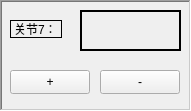
     <widget class="QFrame" name="robotframe7">
      <property name="enabled">
       <bool>true</bool>
      </property>
      <property name="geometry">
       <rect>
        <x>20</x>
        <y>150</y>
        <width>191</width>
        <height>111</height>
       </rect>
      </property>
      <property name="sizePolicy">
       <sizepolicy hsizetype="Fixed" vsizetype="Fixed">
        <horstretch>0</horstretch>
        <verstretch>0</verstretch>
       </sizepolicy>
      </property>
      <property name="frameShape">
       <enum>QFrame::WinPanel</enum>
      </property>
      <property name="frameShadow">
       <enum>QFrame::Sunken</enum>
      </property>
      <widget class="QPushButton" name="pushButton_35">
       <property name="geometry">
        <rect>
         <x>10</x>
         <y>70</y>
         <width>80</width>
         <height>24</height>
        </rect>
       </property>
       <property name="sizePolicy">
        <sizepolicy hsizetype="Fixed" vsizetype="Fixed">
         <horstretch>0</horstretch>
         <verstretch>0</verstretch>
        </sizepolicy>
       </property>
       <property name="text">
        <string>+</string>
       </property>
      </widget>
      <widget class="QPushButton" name="pushButton_36">
       <property name="geometry">
        <rect>
         <x>100</x>
         <y>70</y>
         <width>80</width>
         <height>24</height>
        </rect>
       </property>
       <property name="sizePolicy">
        <sizepolicy hsizetype="Fixed" vsizetype="Fixed">
         <horstretch>0</horstretch>
         <verstretch>0</verstretch>
        </sizepolicy>
       </property>
       <property name="text">
        <string>-</string>
       </property>
      </widget>
      <widget class="QLabel" name="axisposition7">
       <property name="enabled">
        <bool>true</bool>
       </property>
       <property name="geometry">
        <rect>
         <x>80</x>
         <y>10</y>
         <width>101</width>
         <height>41</height>
        </rect>
       </property>
       <property name="sizePolicy">
        <sizepolicy hsizetype="Fixed" vsizetype="Fixed">
         <horstretch>0</horstretch>
         <verstretch>0</verstretch>
        </sizepolicy>
       </property>
       <property name="frameShape">
        <enum>QFrame::WinPanel</enum>
       </property>
       <property name="frameShadow">
        <enum>QFrame::Plain</enum>
       </property>
       <property name="text">
        <string/>
       </property>
      </widget>
      <widget class="QLabel" name="axisname7">
       <property name="geometry">
        <rect>
         <x>10</x>
         <y>20</y>
         <width>52</width>
         <height>18</height>
        </rect>
       </property>
       <property name="sizePolicy">
        <sizepolicy hsizetype="Fixed" vsizetype="Fixed">
         <horstretch>0</horstretch>
         <verstretch>0</verstretch>
        </sizepolicy>
       </property>
       <property name="frameShape">
        <enum>QFrame::Box</enum>
       </property>
       <property name="text">
        <string>关节7：</string>
       </property>
      </widget>
     </widget>
